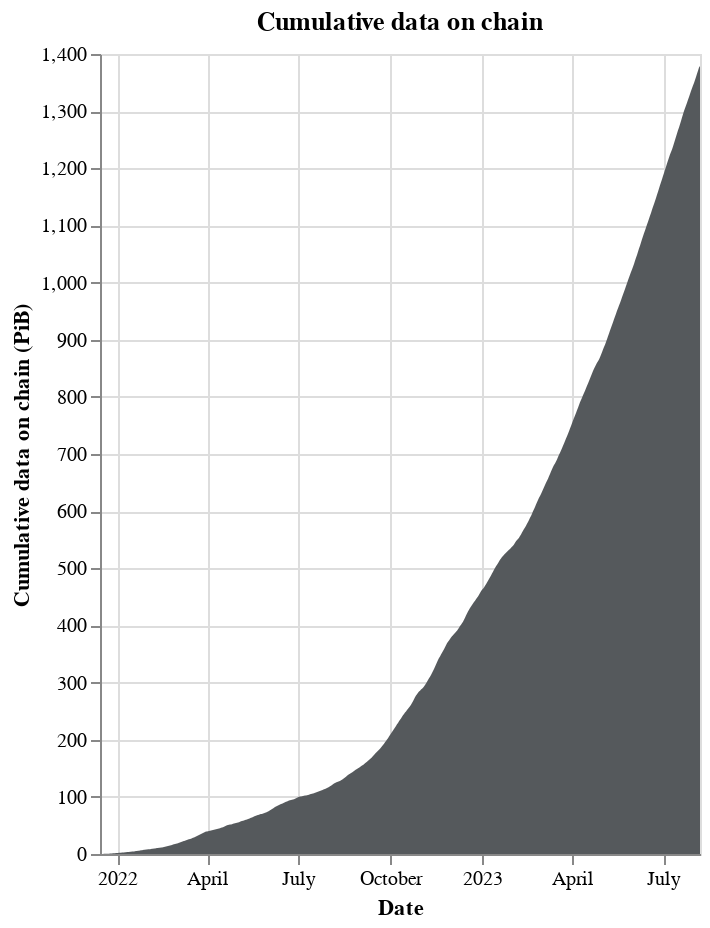

Here is the notebook cell this chart was saved with:
### Code cell
# Now cumulative data on chain

df["cumulative_data"] = df["onboarded_tibs"].cumsum()

alt.Chart(df).mark_area().encode(
    x=alt.X("date:T", title="Date"),
    y=alt.Y("cumulative_data:Q", title="Cumulative data on chain (PiB)"),
    color=alt.value("#55595c"),
    tooltip=["date:T", "cumulative_data:Q"],
).properties(
    width="container",
    height=400,
    title="Cumulative data on chain",
)

### Figure 1 — Vega-Lite specification as saved in the notebook (floating-point values rounded to 4 significant figures; data arrays with more than 128 entries replaced by an {"elided": "..."} marker saying what was removed)
{"config": {"view": {"continuousWidth": 300, "continuousHeight": 300}}, "data": {"name": "data-6307920ddb5f204edf4d3a286b3cdbdf"}, "mark": {"type": "area"}, "encoding": {"color": {"value": "#55595c"}, "tooltip": [{"field": "date", "type": "temporal"}, {"field": "cumulative_data", "type": "quantitative"}], "x": {"field": "date", "title": "Date", "type": "temporal"}, "y": {"field": "cumulative_data", "title": "Cumulative data on chain (PiB)", "type": "quantitative"}}, "height": 400, "title": "Cumulative data on chain", "width": "container", "$schema": "https://vega.github.io/schema/vega-lite/v5.8.0.json", "datasets": {"data-6307920ddb5f204edf4d3a286b3cdbdf": {"elided": "601 records"}}}
